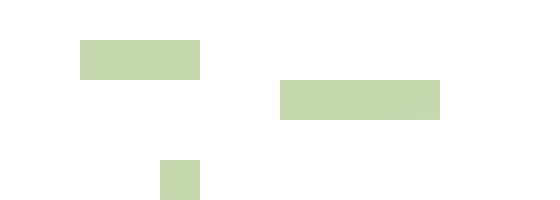

Rendered tile map (Tiled .tmx) drawn with the repository's tilesets; below, a short description and the map source with its tile grids summarised:
An orthogonal 14x5 tile map with 40x40 px tiles, 1 tile layer (Tile Layer 1) and 3 objects.

<map version="1.0" orientation="orthogonal" renderorder="left-down" width="14" height="5" tilewidth="40" tileheight="40" backgroundcolor="#ffffff" nextobjectid="19">
 <tileset firstgid="1" name="BG" tilewidth="40" tileheight="40">
  <image source="../data/background.jpg" width="2600" height="1600" />
 </tileset>
 <layer name="Tile Layer 1" width="14" height="5">
  <data>[70 cells, 8 non-empty, 4 distinct tile ids]</data>
 </layer>
 <objectgroup name="physics">
  <object id="16" x="80" y="40" width="140" height="40" />
  <object id="17" x="260" y="80" width="200" height="40" />
  <object id="18" x="180" y="120">
   <polygon points="0,0 -60,80 60,80 0,0" />
  </object>
 </objectgroup>
</map>
